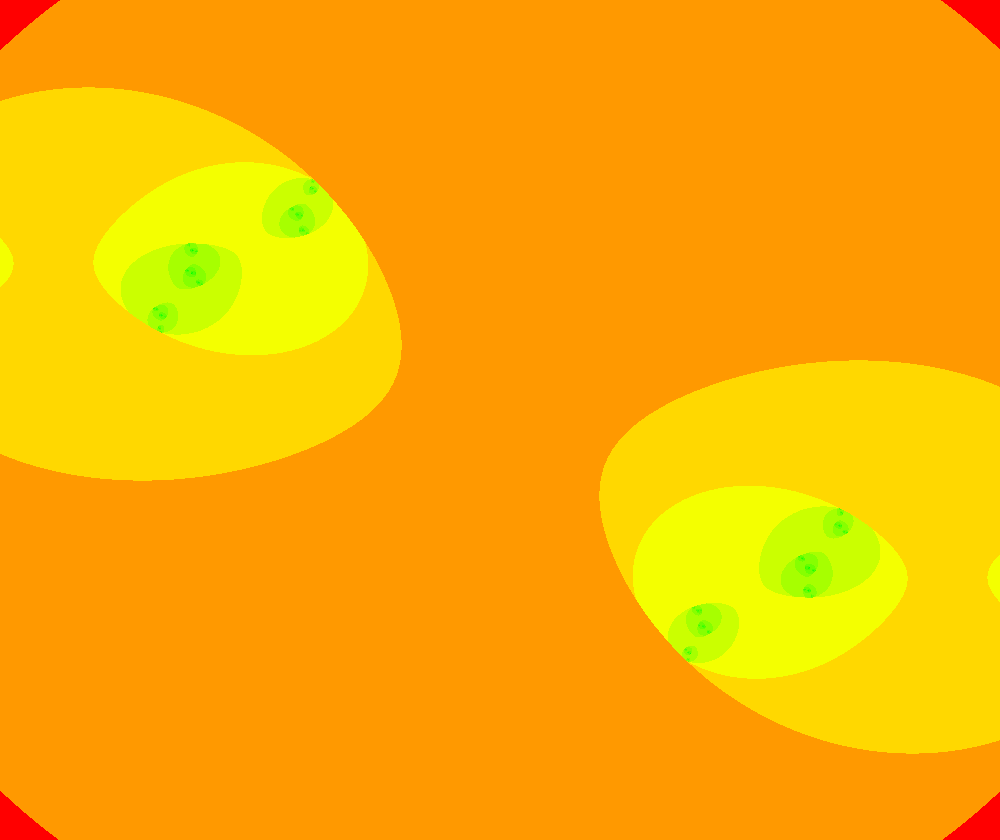
Frame 1 (no input)
Frame 60 (the mouse pressed at the canvas centre just before this capture): identical to frame 1, image omitted
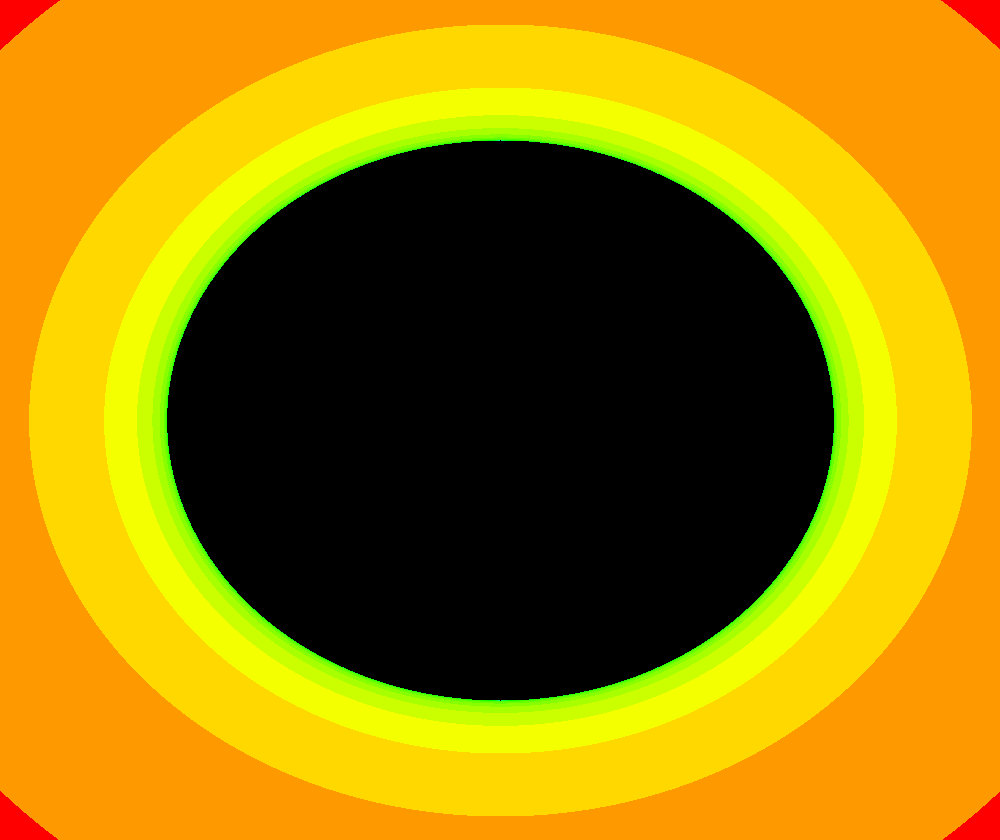
Frame 120 (the mouse held since frame 60 and released just before this capture)

The Processing sketch that drew these frames (run headless with seeded random() and noise(); from frame 60 on, the mouse is pressed at the canvas centre):

// Processing sketch: Julia
// ── Julia.pde
float a=0;
float b = .1;
float l=1.5;
float w=1.5;
void setup() {
size(1000,840);  
colorMode(HSB,1);
//background(0);
}
void draw() {
    loadPixels();

  int maxIter=100;
  int esc=4;
 a=a-.1;
 //b=b+1;
  for(int y = 0; y < height; y++){
    for(int x = 0; x < width; x++){
      float z_re = map(x,0,width,-w,w);
      float z_im = map(y,0,height,-l,l);
      int currIter=0;


      float phi = (.5+sqrt(5)/2);
      float c_re=map(mouseX,0,width,-w,w);
      //cos(a)*exp(b*a);
      //map(mouseX,0,width,-1.75,1.75);
      float c_im=map(mouseY,0,height,-l,l);
      //sin(a)*exp(b*a);
      //map(mouseY,0,height,-1.25,1.25);
     //cos(a*1.1);cos(a*.1);
      
        while(currIter < maxIter  &&    z_re*z_re+z_im*z_im <= esc){
        float tmp = z_re*z_re - z_im*z_im + c_re;
        z_im = 2*z_re*z_im + c_im;
        z_re = tmp;
        currIter++;
      }
      if(currIter == maxIter){//IN SET
       pixels[x+y*width]=color(0);
      }
      else{//blew up
        float h=sqrt(float(currIter)/maxIter);
         
         pixels[x+y*width]=color(h,255,255);
      }
    
    }
  }
//

  updatePixels();
}
